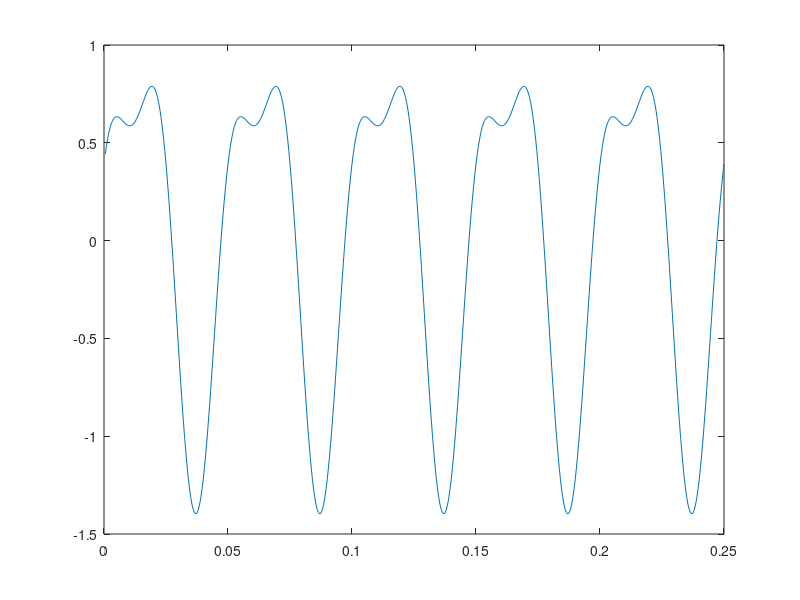

The MATLAB script that drew this image: (Note: this script raises an error after producing the figure.)
%%
clc;clear; clc; close all; warning off;

t=1:500;t=t*1/2000;
x=sin(2*pi*20*t);
y=0.4*sin(2*pi*40*t+140);
z=x+y;
plot(t,z);   %画出原始的信号
imf=emd(z);
ti=1:length(z);
emd_visu(z,ti,imf);